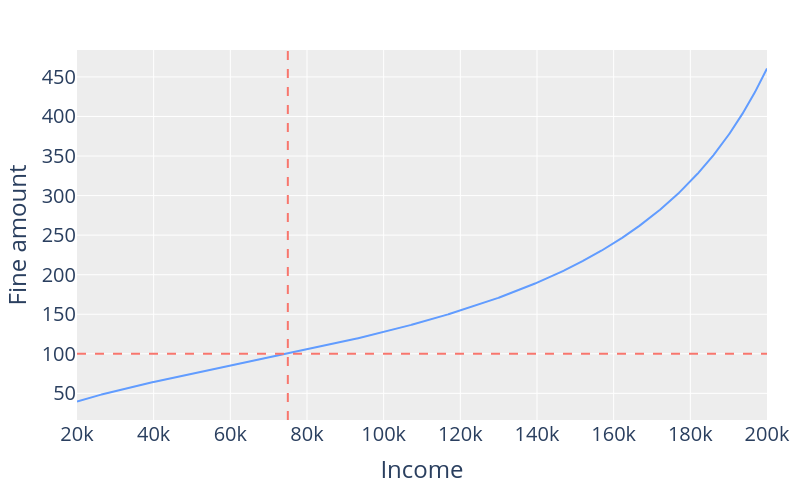

Notebook source saved alongside this figure:
### Code cell
red = '#f8766d'
blue = '#619cff'
print(1)
xs = np.linspace(20000, 200000, int((200000-20000)/100)+1)
y = np.array([float(equalized_fines.subs(x, i)) for i in xs])
print(2)
df = pd.DataFrame(0, columns=['income', 'y'], index=[i for i in range(len(xs))])

df.income = xs
df.y = y

fig = go.Figure()

fig.add_trace(
    go.Scatter(x=df.income, y=df.y, marker=dict(
                        color=blue,
                        line=dict(color='rgb(248, 248, 249)', width=1)
                    ),)
)

fig.add_hline(y=100, line_color=red, line_dash='dash')
fig.add_vline(x=75000, line_color=red, line_dash='dash')

fig.update_layout(
        #xaxis=dict(title="Day of Week",
                   #x=0.5),
        yaxis=dict(title="Fine amount"),
        xaxis=dict(title="Income"),
        height=500, 
        width=800,
        #legend_title_text='Week type',
        margin=dict(l=75, r=10, t=50, b=80),
        legend=dict(
                yanchor="bottom",
                y=-.2,
                xanchor="left",
                x=0.35,
                orientation="h",
                font=dict(
                    #family="Courier",
                    size=24,
                   # color="black"
                ),
            ),
        font=dict(size=20), plot_bgcolor="#ededed",
       # yaxis_range=[-.00025, .00425]
    )
print(3)
fig.write_image('./figure/fine_per_income.png', scale=3)

fig

### Figure 1 — Plotly figure (JSON) as saved in the notebook; plotly's stock layout.template omitted (floating-point values rounded to 4 significant figures; data arrays with more than 128 entries replaced by an {"elided": "..."} marker saying what was removed)
{"data": [{"marker": {"color": "#619cff", "line": {"color": "rgb(248, 248, 249)", "width": 1}}, "type": "scatter", "x": {"elided": "1801 float values"}, "y": {"elided": "1801 float values"}}], "layout": {"font": {"size": 20}, "height": 500, "legend": {"font": {"size": 24}, "orientation": "h", "x": 0.35, "xanchor": "left", "y": -0.2, "yanchor": "bottom"}, "margin": {"b": 80, "l": 75, "r": 10, "t": 50}, "plot_bgcolor": "#ededed", "shapes": [{"line": {"color": "#f8766d", "dash": "dash"}, "type": "line", "x0": 0, "x1": 1, "xref": "x domain", "y0": 100, "y1": 100, "yref": "y"}, {"line": {"color": "#f8766d", "dash": "dash"}, "type": "line", "x0": 75000, "x1": 75000, "xref": "x", "y0": 0, "y1": 1, "yref": "y domain"}], "width": 800, "xaxis": {"title": {"text": "Income"}}, "yaxis": {"title": {"text": "Fine amount"}}}}
